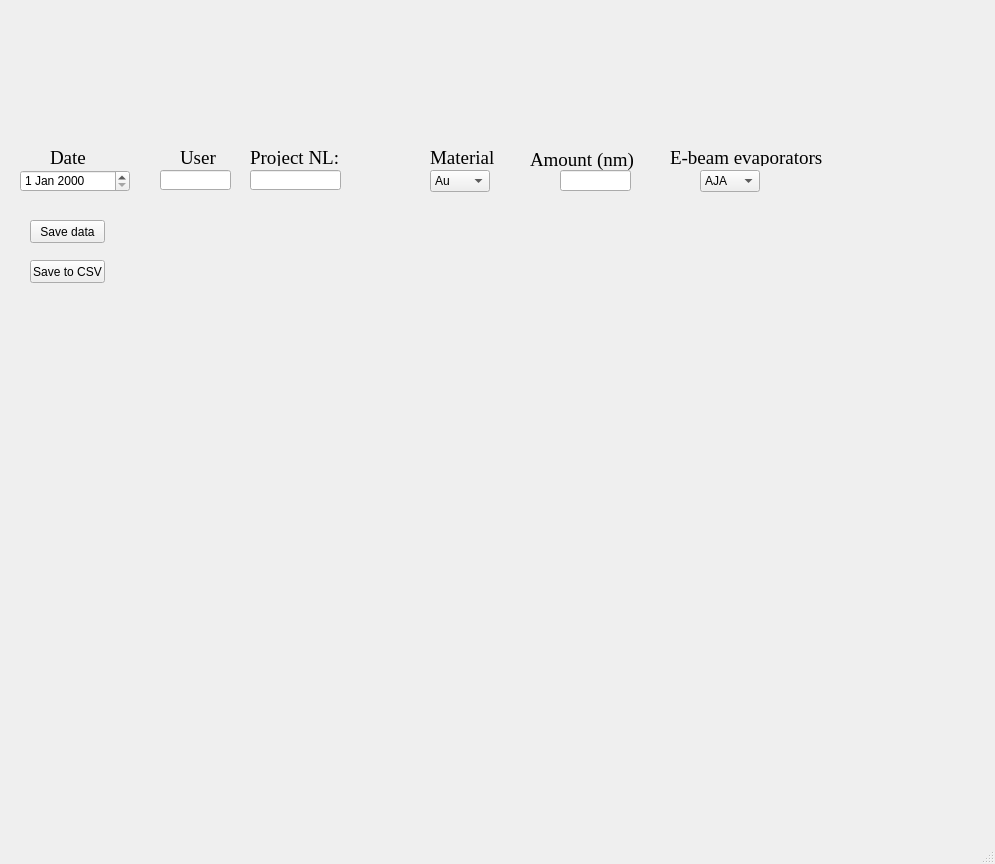
<?xml version="1.0" encoding="UTF-8"?>
<ui version="4.0">
 <class>MainWindow</class>
 <widget class="QMainWindow" name="MainWindow">
  <property name="geometry">
   <rect>
    <x>0</x>
    <y>0</y>
    <width>995</width>
    <height>864</height>
   </rect>
  </property>
  <property name="windowTitle">
   <string>MainWindow</string>
  </property>
  <widget class="QWidget" name="centralwidget">
   <widget class="QComboBox" name="comboBox">
    <property name="geometry">
     <rect>
      <x>700</x>
      <y>170</y>
      <width>60</width>
      <height>22</height>
     </rect>
    </property>
    <item>
     <property name="text">
      <string>AJA</string>
     </property>
    </item>
    <item>
     <property name="text">
      <string>Lesker</string>
     </property>
    </item>
    <item>
     <property name="text">
      <string>Pfeiffer</string>
     </property>
    </item>
   </widget>
   <widget class="QLabel" name="label">
    <property name="geometry">
     <rect>
      <x>670</x>
      <y>150</y>
      <width>161</width>
      <height>16</height>
     </rect>
    </property>
    <property name="font">
     <font>
      <family>Times New Roman</family>
      <pointsize>14</pointsize>
     </font>
    </property>
    <property name="text">
     <string>E-beam evaporators</string>
    </property>
   </widget>
   <widget class="QComboBox" name="comboBox_2">
    <property name="geometry">
     <rect>
      <x>430</x>
      <y>170</y>
      <width>60</width>
      <height>22</height>
     </rect>
    </property>
    <item>
     <property name="text">
      <string>Au</string>
     </property>
    </item>
    <item>
     <property name="text">
      <string>Pt</string>
     </property>
    </item>
    <item>
     <property name="text">
      <string>Ag</string>
     </property>
    </item>
    <item>
     <property name="text">
      <string>Pd</string>
     </property>
    </item>
   </widget>
   <widget class="QLabel" name="label_2">
    <property name="geometry">
     <rect>
      <x>430</x>
      <y>150</y>
      <width>71</width>
      <height>16</height>
     </rect>
    </property>
    <property name="font">
     <font>
      <family>Times New Roman</family>
      <pointsize>14</pointsize>
     </font>
    </property>
    <property name="text">
     <string>Material</string>
    </property>
   </widget>
   <widget class="QLabel" name="label_3">
    <property name="geometry">
     <rect>
      <x>50</x>
      <y>150</y>
      <width>41</width>
      <height>16</height>
     </rect>
    </property>
    <property name="font">
     <font>
      <family>Times New Roman</family>
      <pointsize>14</pointsize>
     </font>
    </property>
    <property name="text">
     <string>Date</string>
    </property>
   </widget>
   <widget class="QDateEdit" name="dateEdit">
    <property name="geometry">
     <rect>
      <x>20</x>
      <y>170</y>
      <width>110</width>
      <height>22</height>
     </rect>
    </property>
   </widget>
   <widget class="QLabel" name="label_4">
    <property name="geometry">
     <rect>
      <x>180</x>
      <y>150</y>
      <width>41</width>
      <height>16</height>
     </rect>
    </property>
    <property name="font">
     <font>
      <family>Times New Roman</family>
      <pointsize>14</pointsize>
     </font>
    </property>
    <property name="text">
     <string>User</string>
    </property>
   </widget>
   <widget class="QLabel" name="label_5">
    <property name="geometry">
     <rect>
      <x>250</x>
      <y>150</y>
      <width>91</width>
      <height>16</height>
     </rect>
    </property>
    <property name="font">
     <font>
      <family>Times New Roman</family>
      <pointsize>14</pointsize>
     </font>
    </property>
    <property name="text">
     <string>Project NL:</string>
    </property>
   </widget>
   <widget class="QLabel" name="label_6">
    <property name="geometry">
     <rect>
      <x>530</x>
      <y>150</y>
      <width>121</width>
      <height>20</height>
     </rect>
    </property>
    <property name="font">
     <font>
      <family>Times New Roman</family>
      <pointsize>14</pointsize>
     </font>
    </property>
    <property name="text">
     <string>Amount (nm)</string>
    </property>
   </widget>
   <widget class="QLineEdit" name="lineEdit_user">
    <property name="geometry">
     <rect>
      <x>160</x>
      <y>170</y>
      <width>71</width>
      <height>20</height>
     </rect>
    </property>
   </widget>
   <widget class="QLineEdit" name="lineEdit_Project">
    <property name="geometry">
     <rect>
      <x>250</x>
      <y>170</y>
      <width>91</width>
      <height>20</height>
     </rect>
    </property>
   </widget>
   <widget class="QLineEdit" name="lineEdit_amaunt">
    <property name="geometry">
     <rect>
      <x>560</x>
      <y>170</y>
      <width>71</width>
      <height>21</height>
     </rect>
    </property>
   </widget>
   <widget class="QPushButton" name="save_data">
    <property name="geometry">
     <rect>
      <x>30</x>
      <y>220</y>
      <width>75</width>
      <height>23</height>
     </rect>
    </property>
    <property name="text">
     <string>Save data</string>
    </property>
   </widget>
   <widget class="QPushButton" name="csv">
    <property name="geometry">
     <rect>
      <x>30</x>
      <y>260</y>
      <width>75</width>
      <height>23</height>
     </rect>
    </property>
    <property name="text">
     <string>Save to CSV</string>
    </property>
   </widget>
  </widget>
  <widget class="QMenuBar" name="menubar">
   <property name="geometry">
    <rect>
     <x>0</x>
     <y>0</y>
     <width>995</width>
     <height>22</height>
    </rect>
   </property>
  </widget>
  <widget class="QStatusBar" name="statusbar"/>
 </widget>
 <resources/>
 <connections>
  <connection>
   <sender>save_data</sender>
   <signal>clicked()</signal>
   <receiver>MainWindow</receiver>
   <slot>clicked()</slot>
   <hints>
    <hint type="sourcelabel">
     <x>84</x>
     <y>252</y>
    </hint>
    <hint type="destinationlabel">
     <x>137</x>
     <y>253</y>
    </hint>
   </hints>
  </connection>
  <connection>
   <sender>csv</sender>
   <signal>clicked()</signal>
   <receiver>MainWindow</receiver>
   <slot>clicked()</slot>
   <hints>
    <hint type="sourcelabel">
     <x>97</x>
     <y>298</y>
    </hint>
    <hint type="destinationlabel">
     <x>101</x>
     <y>347</y>
    </hint>
   </hints>
  </connection>
 </connections>
 <slots>
  <slot>clicked()</slot>
 </slots>
</ui>
